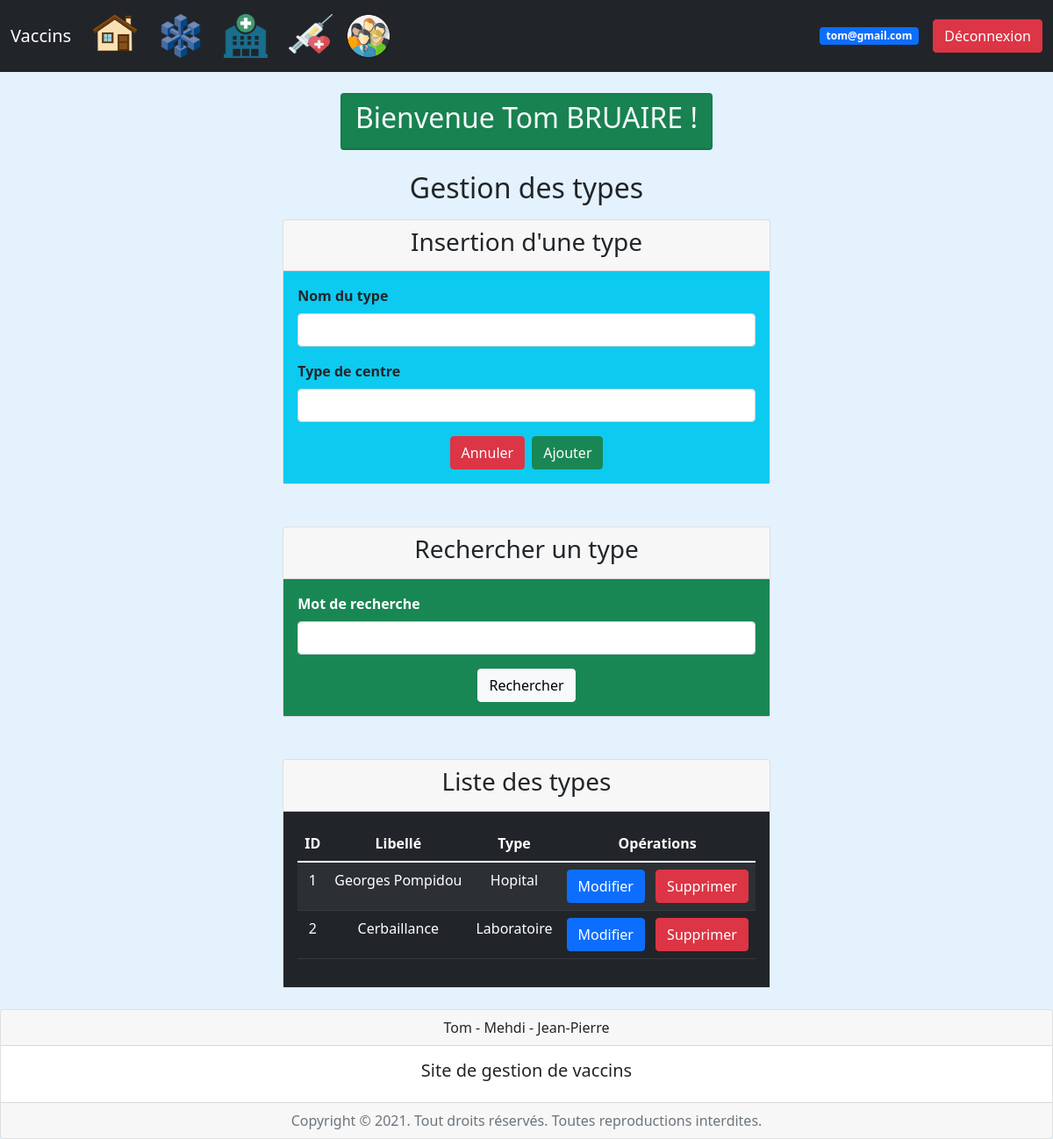
The app's page /index.php?page=1 (signed in) with its own data.
### tables this page shows
Create table typeCentreVaccinations (
	idType int(3) not null auto_increment,
	libelle varchar(100),
	type varchar(100),
	primary key (idType)
);

### controleur/config_bdd.php (called while the page is built)
<?php
$serveur = "localhost";
$bdd = "gestvaccins";
$user = "root";
$mdp = "";
?>

### controleur/controleur.class.php (called while the page is built, shortened)
<?php
require_once("modele/modele.class.php");
class Controleur {
	private $unModele;
	public function __construct($serveur, $bdd, $user, $mdp) {
		$this->unModele = new Modele($serveur, $bdd, $user, $mdp);
	}
	public function setTable($uneTable) {
		$this->unModele->setTable($uneTable);
	}
	public function selectAll() {
		return $this->unModele->selectAll();
	}
}
?>

### modele/modele.class.php (called while the page is built, shortened)
<?php
class Modele {
	private $unPdo, $uneTable;
	public function __construct($serveur, $bdd, $user, $mdp) {
		$this->unPdo = null;
		try {
			$this->unPdo = new PDO("mysql:host=".$serveur.";dbname=".$bdd, $user, $mdp);
		} catch (PDOException $exp) {
			die("Erreur de connexion à la base de données : " . $exp->getMessage());
		}
	}
	public function setTable($uneTable) {
		$this->uneTable = $uneTable;
	}
	public function selectAll() {
		$requete = "SELECT * FROM ".$this->uneTable;
		$select = $this->unPdo->prepare($requete);
		$select->execute();
		return $select->fetchAll();
	}
}
?>

### vue/vue_les_types.php (the view)
<div class="card mb-5">
	<div class="card-header">
		<h3 class="text-center">Rechercher un type</h3>
	</div>
	<div class="card-body bg-success">
		<form method="post" action="">
			<div class="mb-3">
				<label for="mot" class="form-label text-white fw-bold">Mot de recherche</label>
				<input type="search" name="mot" id="mot" class="form-control">
			</div>
			<div class="d-flex justify-content-center">
				<button type="submit" name="Rechercher" class="btn btn-light">
					Rechercher
				</button>
			</div>
		</form>
	</div>
</div>
<div class="card">
	<div class="card-header">
		<h3 class="text-center">Liste des types</h3>
	</div>
	<div class="card-body bg-dark text-white">
		<table class="table table-dark table-striped text-center">
		  	<thead>
		    	<tr>
		      		<th scope="col">ID</th>
		      		<th scope="col">Libellé</td>
		      		<th scope="col">Type</th>
		      		<?php if (isset($_SESSION['email']) and $_SESSION['role'] == "admin") { ?>
		      		<th scope="col">Opérations</th>
		      		<?php } ?>
		    	</tr>
		  	</thead>
		  	<tbody>
		  		<?php foreach ($lesTypes as $unType) { ?>
		    	<tr>
		      		<td><?= $unType['idType']; ?></td>
		      		<td><?= $unType['libelle']; ?></td>
		      		<td><?= $unType['type']; ?></td>
		      		<?php if (isset($_SESSION['email']) and $_SESSION['role'] == "admin") { ?>
		      		<td>
		      			<a href="index.php?page=1&action=edit&idType=<?= $unType['idType']; ?>" class="btn btn-primary me-2">Modifier</a>
		      			<a href="index.php?page=1&action=sup&idType=<?= $unType['idType']; ?>" class="btn btn-danger">Supprimer</a>
		      		</td>
		      		<?php } ?>
		    	</tr>
		    	<?php } ?>
		  	</tbody>
		</table>
	</div>
</div>

### records on screen
typecentrevaccinations: idType "1", libelle "Georges Pompidou", type "Hopital"
typecentrevaccinations: idType "2", libelle "Cerbaillance", type "Laboratoire"

### other values on screen
$_SESSION['email'] "tom@gmail.com"
$_SESSION['prenom'] "Tom"
$_SESSION['nom'] "BRUAIRE"
